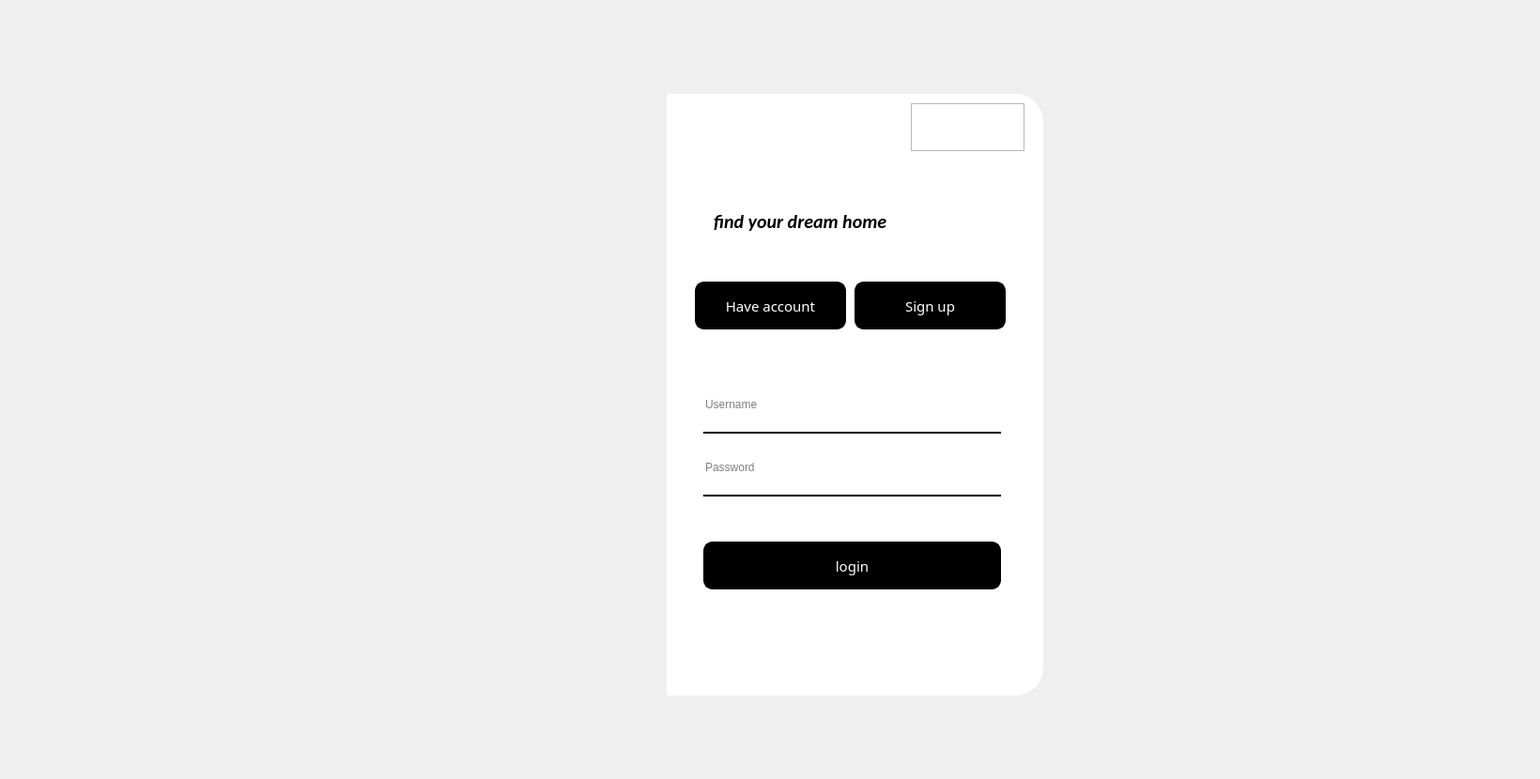
<?xml version="1.0" encoding="UTF-8"?>
<ui version="4.0">
 <class>loginWindow</class>
 <widget class="QMainWindow" name="loginWindow">
  <property name="geometry">
   <rect>
    <x>0</x>
    <y>0</y>
    <width>1640</width>
    <height>830</height>
   </rect>
  </property>
  <property name="minimumSize">
   <size>
    <width>1200</width>
    <height>830</height>
   </size>
  </property>
  <property name="windowTitle">
   <string>MainWindow</string>
  </property>
  <widget class="QWidget" name="centralwidget">
   <widget class="QLabel" name="label_picture">
    <property name="geometry">
     <rect>
      <x>170</x>
      <y>100</y>
      <width>541</width>
      <height>641</height>
     </rect>
    </property>
    <property name="styleSheet">
     <string notr="true">border-image: url(:/icons/icons/GPT_login_pic_daylight.webp);
border-top-left-radius:30;
border-bottom-left-radius:30px;</string>
    </property>
    <property name="text">
     <string/>
    </property>
   </widget>
   <widget class="QLabel" name="label_input_layer">
    <property name="geometry">
     <rect>
      <x>710</x>
      <y>100</y>
      <width>401</width>
      <height>641</height>
     </rect>
    </property>
    <property name="styleSheet">
     <string notr="true">background-color: rgb(255, 255, 255);
border-top-right-radius:30;
border-bottom-right-radius:30px;
</string>
    </property>
    <property name="text">
     <string/>
    </property>
   </widget>
   <widget class="QLabel" name="label_introduce">
    <property name="geometry">
     <rect>
      <x>760</x>
      <y>180</y>
      <width>311</width>
      <height>111</height>
     </rect>
    </property>
    <property name="minimumSize">
     <size>
      <width>311</width>
      <height>111</height>
     </size>
    </property>
    <property name="font">
     <font>
      <family>Calibri</family>
      <pointsize>15</pointsize>
      <weight>75</weight>
      <italic>true</italic>
      <bold>true</bold>
     </font>
    </property>
    <property name="text">
     <string>find your dream home</string>
    </property>
   </widget>
   <widget class="QFrame" name="frame">
    <property name="geometry">
     <rect>
      <x>970</x>
      <y>110</y>
      <width>121</width>
      <height>51</height>
     </rect>
    </property>
    <property name="styleSheet">
     <string notr="true">QPushButton{
	border:none;
}
QPushButton:hover{
	padding-bottom:5px;
}</string>
    </property>
    <property name="frameShape">
     <enum>QFrame::StyledPanel</enum>
    </property>
    <property name="frameShadow">
     <enum>QFrame::Raised</enum>
    </property>
    <layout class="QHBoxLayout" name="horizontalLayout">
     <item>
      <widget class="QPushButton" name="pushButton">
       <property name="text">
        <string/>
       </property>
       <property name="icon">
        <iconset resource="res.qrc">
         <normaloff>:/icons/icons/small.png</normaloff>:/icons/icons/small.png</iconset>
       </property>
      </widget>
     </item>
     <item>
      <widget class="QPushButton" name="pushButton_2">
       <property name="text">
        <string/>
       </property>
       <property name="icon">
        <iconset resource="res.qrc">
         <normaloff>:/icons/icons/quit.png</normaloff>:/icons/icons/quit.png</iconset>
       </property>
      </widget>
     </item>
    </layout>
   </widget>
   <widget class="QPushButton" name="pushButton_account">
    <property name="geometry">
     <rect>
      <x>740</x>
      <y>300</y>
      <width>161</width>
      <height>51</height>
     </rect>
    </property>
    <property name="minimumSize">
     <size>
      <width>141</width>
      <height>41</height>
     </size>
    </property>
    <property name="font">
     <font>
      <family>Arial Rounded MT Bold</family>
      <pointsize>11</pointsize>
     </font>
    </property>
    <property name="styleSheet">
     <string notr="true">QPushButton{
	background-color: rgb(0, 0, 0);

	color: rgb(255, 255, 255);

	border:2px solid rgb(0, 0, 0);

	border-radius:10px;
}

QPushButton:pressed{
	padding-top:5pax;
	padding-left:5pax;
}</string>
    </property>
    <property name="text">
     <string>Have account</string>
    </property>
   </widget>
   <widget class="SlideAniStackedWidget" name="SlideAniStackedWidget">
    <property name="geometry">
     <rect>
      <x>740</x>
      <y>350</y>
      <width>335</width>
      <height>331</height>
     </rect>
    </property>
    <property name="currentIndex">
     <number>0</number>
    </property>
    <widget class="QWidget" name="page_login">
     <layout class="QVBoxLayout" name="verticalLayout_2">
      <item>
       <layout class="QVBoxLayout" name="verticalLayout">
        <item>
         <widget class="QLineEdit" name="lineEdit_username">
          <property name="minimumSize">
           <size>
            <width>311</width>
            <height>61</height>
           </size>
          </property>
          <property name="styleSheet">
           <string notr="true">border:none;
border-bottom:2px solid rgb(0,0,0);</string>
          </property>
          <property name="placeholderText">
           <string>Username</string>
          </property>
         </widget>
        </item>
        <item>
         <widget class="QLineEdit" name="lineEdit_password">
          <property name="minimumSize">
           <size>
            <width>311</width>
            <height>61</height>
           </size>
          </property>
          <property name="styleSheet">
           <string notr="true">border:none;
border-bottom:2px solid rgb(0,0,0);</string>
          </property>
          <property name="echoMode">
           <enum>QLineEdit::Password</enum>
          </property>
          <property name="placeholderText">
           <string>Password</string>
          </property>
         </widget>
        </item>
       </layout>
      </item>
      <item>
       <widget class="QPushButton" name="pushButton_login">
        <property name="minimumSize">
         <size>
          <width>311</width>
          <height>51</height>
         </size>
        </property>
        <property name="font">
         <font>
          <family>Arial Rounded MT Bold</family>
          <pointsize>11</pointsize>
         </font>
        </property>
        <property name="styleSheet">
         <string notr="true">QPushButton{
	background-color: rgb(0, 0, 0);

	color: rgb(255, 255, 255);

	border:2px solid rgb(0, 0, 0);

	border-radius:10px;
}

QPushButton:pressed{
	padding-top:5pax;
	padding-left:5pax;
}</string>
        </property>
        <property name="text">
         <string>login</string>
        </property>
       </widget>
      </item>
     </layout>
    </widget>
    <widget class="QWidget" name="page_reg">
     <layout class="QVBoxLayout" name="verticalLayout_3">
      <item>
       <widget class="QLineEdit" name="lineEdit_username_reg">
        <property name="minimumSize">
         <size>
          <width>311</width>
          <height>61</height>
         </size>
        </property>
        <property name="styleSheet">
         <string notr="true">border:none;
border-bottom:2px solid rgb(0,0,0);</string>
        </property>
        <property name="placeholderText">
         <string>Username</string>
        </property>
       </widget>
      </item>
      <item>
       <widget class="QLineEdit" name="lineEdit_password_reg">
        <property name="minimumSize">
         <size>
          <width>311</width>
          <height>61</height>
         </size>
        </property>
        <property name="styleSheet">
         <string notr="true">border:none;
border-bottom:2px solid rgb(0,0,0);</string>
        </property>
        <property name="echoMode">
         <enum>QLineEdit::Password</enum>
        </property>
        <property name="placeholderText">
         <string>Password</string>
        </property>
       </widget>
      </item>
      <item>
       <widget class="QLineEdit" name="lineEdit_email">
        <property name="minimumSize">
         <size>
          <width>311</width>
          <height>61</height>
         </size>
        </property>
        <property name="styleSheet">
         <string notr="true">border:none;
border-bottom:2px solid rgb(0,0,0);</string>
        </property>
        <property name="echoMode">
         <enum>QLineEdit::Normal</enum>
        </property>
        <property name="placeholderText">
         <string>email</string>
        </property>
       </widget>
      </item>
      <item>
       <widget class="ComboBox" name="ComboBox_type"/>
      </item>
      <item>
       <widget class="QPushButton" name="pushButton_reg">
        <property name="minimumSize">
         <size>
          <width>311</width>
          <height>51</height>
         </size>
        </property>
        <property name="font">
         <font>
          <family>Arial Rounded MT Bold</family>
          <pointsize>11</pointsize>
         </font>
        </property>
        <property name="styleSheet">
         <string notr="true">QPushButton{
	background-color: rgb(0, 0, 0);

	color: rgb(255, 255, 255);

	border:2px solid rgb(0, 0, 0);

	border-radius:10px;
}

QPushButton:pressed{
	padding-top:5pax;
	padding-left:5pax;
}</string>
        </property>
        <property name="text">
         <string>register</string>
        </property>
       </widget>
      </item>
     </layout>
    </widget>
   </widget>
   <widget class="QPushButton" name="pushButton_Sign">
    <property name="geometry">
     <rect>
      <x>910</x>
      <y>300</y>
      <width>161</width>
      <height>51</height>
     </rect>
    </property>
    <property name="minimumSize">
     <size>
      <width>141</width>
      <height>41</height>
     </size>
    </property>
    <property name="font">
     <font>
      <family>Arial Rounded MT Bold</family>
      <pointsize>11</pointsize>
     </font>
    </property>
    <property name="styleSheet">
     <string notr="true">QPushButton{
	background-color: rgb(0, 0, 0);

	color: rgb(255, 255, 255);

	border:2px solid rgb(0, 0, 0);

	border-radius:10px;
}

QPushButton:pressed{
	padding-top:5pax;
	padding-left:5pax;
}</string>
    </property>
    <property name="text">
     <string>Sign up</string>
    </property>
   </widget>
   <zorder>label_input_layer</zorder>
   <zorder>label_introduce</zorder>
   <zorder>label_picture</zorder>
   <zorder>frame</zorder>
   <zorder>pushButton_account</zorder>
   <zorder>SlideAniStackedWidget</zorder>
   <zorder>pushButton_Sign</zorder>
  </widget>
 </widget>
 <customwidgets>
  <customwidget>
   <class>ComboBox</class>
   <extends>QPushButton</extends>
   <header>qfluentwidgets</header>
  </customwidget>
  <customwidget>
   <class>SlideAniStackedWidget</class>
   <extends>QStackedWidget</extends>
   <header>qfluentwidgetspro</header>
   <container>1</container>
  </customwidget>
 </customwidgets>
 <resources>
  <include location="res.qrc"/>
 </resources>
 <connections>
  <connection>
   <sender>pushButton_2</sender>
   <signal>clicked()</signal>
   <receiver>loginWindow</receiver>
   <slot>close()</slot>
   <hints>
    <hint type="sourcelabel">
     <x>1056</x>
     <y>132</y>
    </hint>
    <hint type="destinationlabel">
     <x>1140</x>
     <y>74</y>
    </hint>
   </hints>
  </connection>
  <connection>
   <sender>pushButton</sender>
   <signal>clicked()</signal>
   <receiver>loginWindow</receiver>
   <slot>showMinimized()</slot>
   <hints>
    <hint type="sourcelabel">
     <x>998</x>
     <y>134</y>
    </hint>
    <hint type="destinationlabel">
     <x>1004</x>
     <y>70</y>
    </hint>
   </hints>
  </connection>
 </connections>
</ui>
